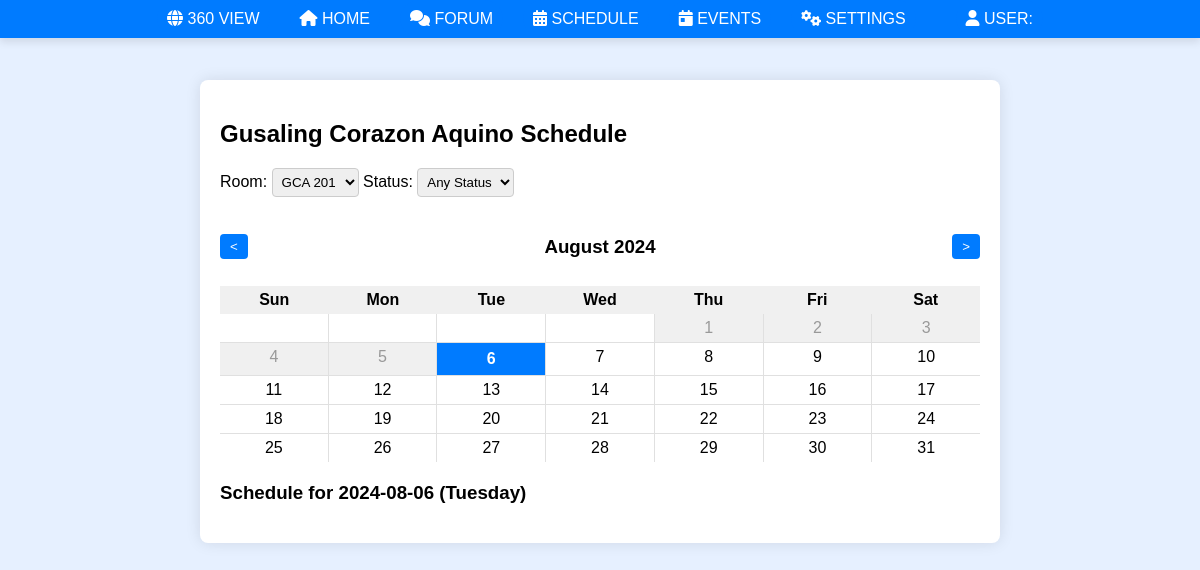
Before: /gcaschedule2.php with the older database file.
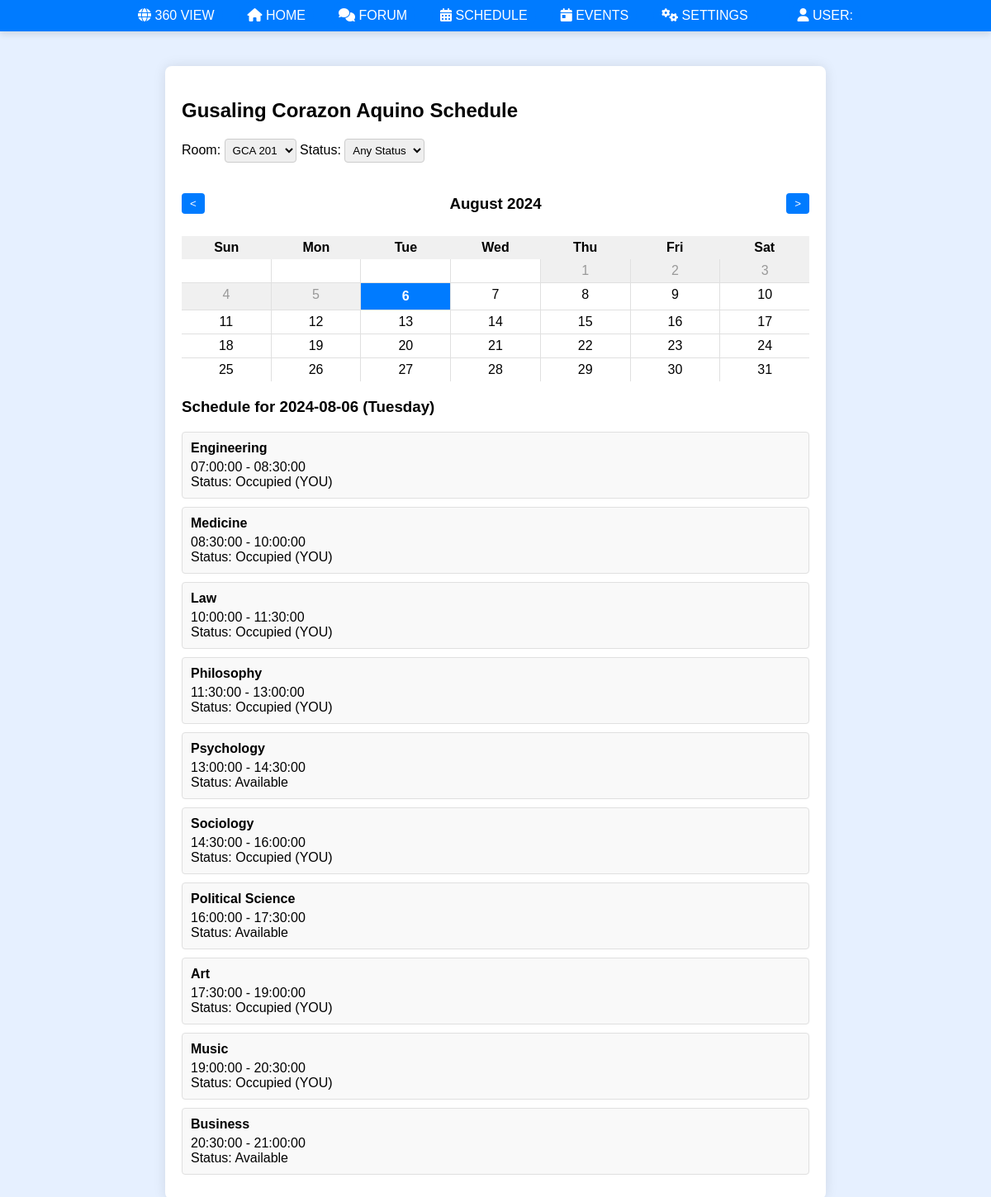
After: the same page with the newer database file.
### tables this page shows
CREATE TABLE `schedules` (
  `schedule_id` int(11) NOT NULL,
  `room_id` int(11) NOT NULL,
  `day_of_week` enum('Monday','Tuesday','Wednesday','Thursday','Friday','Saturday') NOT NULL,
  `start_time` time NOT NULL,
  `end_time` time NOT NULL,
  `status` enum('Available','Occupied','Pending') DEFAULT 'Available',
  `subject` varchar(50) DEFAULT NULL,
  `user_id` int(11) DEFAULT NULL
);

### public/gcaschedule2.php (the view, shortened to what this page needs)
<?php
require_once 'includes/dbh.inc.php';
$building_name = 'Gusaling Corazon Aquino';
$selected_room_id = null;
$selected_date = null;
$selected_status = null;
if (isset($_POST['room'])) {
    $selected_room_id = $_POST['room'];
    $_SESSION['selected_room_id'] = $selected_room_id;
} else if (isset($_SESSION['selected_room_id'])) {
    $selected_room_id = $_SESSION['selected_room_id'];
} else {
    $sql = "SELECT room_id FROM rooms WHERE building = :building LIMIT 1";
    $stmt = $pdo->prepare($sql);
    $stmt->execute([':building' => $building_name]);
    $room = $stmt->fetch(PDO::FETCH_ASSOC);
    $selected_room_id = $room['room_id'] ?? null;
}
if (isset($_POST['date'])) {
    $selected_date = $_POST['date'];
    $_SESSION['selected_date'] = $selected_date;
} else if (isset($_SESSION['selected_date'])) {
    $selected_date = $_SESSION['selected_date'];
} else {
    $selected_date = date('Y-m-d');
}
try {
    $stmt = $pdo->prepare("SELECT username, profile_image FROM users WHERE user_id = :user_id");
    $stmt->bindParam(':user_id', $userId, PDO::PARAM_INT);
    $stmt->execute();
    $user = $stmt->fetch(PDO::FETCH_ASSOC);
    if (!$user) {
        $user = NULL;
    } else if (empty($user['profile_image'])) {
        $user['profile_image'] = 'assets/front/pic.jpg';
    }
} catch (PDOException $e) {
    echo "Error fetching user details: " . $e->getMessage();
    exit;
}
?>
<!DOCTYPE html>
<html lang="en">
<head>
    <link rel="stylesheet" href="assets/dropdown.css">
    <link rel="stylesheet" href="assets/schedule.css">
    <link rel="stylesheet" href="https://cdnjs.cloudflare.com/ajax/libs/font-awesome/6.0.0-beta3/css/all.min.css">
</head>
<body>
<header>
<div class="top-ribbon">
        <div class="ribbon-button-container dropdown stay">
            <span class="ribbon-button ribbon-trigger dropView"><i class="fas fa-globe"></i> 360 VIEW</span>
        </div>
        <div class="ribbon-button-container stay">
            <a href="home.php" class="ribbon-button"><i class="fas fa-home"></i> HOME</a>
        </div>
        <div class="ribbon-button-container">
            <a href="forum.php" class="ribbon-button"><i class="fas fa-comments"></i> FORUM</a>
        </div>
        <div class="ribbon-button-container">
            <a href="schedule.php" class="ribbon-button"><i class="fas fa-calendar-alt"></i> SCHEDULE</a>
        </div>
        <div class="ribbon-button-container">
            <a href="events.php" class="ribbon-button"><i class="fas fa-calendar-day"></i> EVENTS</a>
        </div>
        <div class="ribbon-button-container">
            <a href="settings.php" class="ribbon-button"><i class="fas fa-cogs"></i> SETTINGS</a>
        </div>
        <div class="ribbon-button-container">
            <?php echo
            "<a href='user.php' class='ribbon-button'><i class='fas fa-user'></i> USER: {$user['username']}</a>"
            ?>
        </div>
    </div>
</header>
    <div class="building-schedule-container">
        <h2><?php echo htmlspecialchars($building_name); ?> Schedule</h2>
        <div class="filters">
            <form method="POST" id="filterForm">
                <label for="room">Room:</label>
                <select name="room" id="room" onchange="this.form.submit()">
                    <?php
                    $sql = "SELECT room_id, room_number FROM rooms WHERE building = :building";
                    $stmt = $pdo->prepare($sql);
                    $stmt->execute([':building' => $building_name]);
                    $rooms = $stmt->fetchAll(PDO::FETCH_ASSOC);
                    foreach ($rooms as $room) {
                        $selected = $selected_room_id == $room['room_id'] ? 'selected' : '';
                        echo "<option value=\"{$room['room_id']}\" $selected>{$room['room_number']}</option>";
                    }
                    ?>
                </select>
                <label for="stat">Status:</label>
                <select name="stat" id="stat" onchange="this.form.submit()">
                    <option value="" <?php echo $selected_status === null ? 'selected' : ''; ?>>Any Status</option>
                </select>
            </form>
        </div>
        <div class="calendar">
            <div class="calendar-header">
                <button id="prev-month">&lt;</button>
                <h3 id="current-month"></h3>
                <button id="next-month">&gt;</button>
            </div>
            <div class="calendar-body">
                <div class="calendar-weekdays">
                    <div>Sun</div><div>Mon</div><div>Tue</div><div>Wed</div><div>Thu</div><div>Fri</div><div>Sat</div>
                </div>
                <div class="calendar-dates" id="calendar-dates"></div>
            </div>
        </div>
        <div id="schedule-details">
            <h3>Schedule for <span id="selected-date-display"></span></h3>
            <div id="schedule-container">
            <?php
            if ($selected_room_id) {
                $room_id = $selected_room_id;
                $sql = "SELECT schedules.*, users.full_name FROM schedules LEFT JOIN users ON schedules.user_id = users.user_id WHERE schedules.room_id = :room_id AND schedules.day_of_week = :day_of_week";
                $params = [
                    ':room_id' => $room_id,
                    ':day_of_week' => date('l', strtotime($selected_date))
                ];
                $sql .= " ORDER BY schedules.start_time";
                $stmt = $pdo->prepare($sql);
                $stmt->execute($params);
                $schedules = $stmt->fetchAll(PDO::FETCH_ASSOC);
                foreach ($schedules as $schedule) {
                    echo "<div class='schedule-item {$schedule['status']}'>";
                    echo "<h4>{$schedule['subject']}</h4>";
                    echo "<p>{$schedule['start_time']} - {$schedule['end_time']}</p>";
                    echo "<p>Status: ";
                    if ($schedule['status'] == 'Available') {
                        echo "<span class=\"available\">{$schedule['status']}</span>";
                    } elseif ($schedule['status'] == 'Occupied' && $schedule['user_id'] == $_SESSION['user_id']) {
                        echo "<span class=\"occupied-own\">{$schedule['status']} (YOU)</span>";
                    } elseif ($schedule['status'] == 'Pending') {
                        echo "<span class=\"pending\">{$schedule['status']}</span>";
                    } else {
                        echo "<span class=\"occupied\">{$schedule['status']}</span>";
                    }
                    echo "</p>";
                    echo "</div>";
                }
            }
            ?>
</body>
</html>

### public/assets/dropdown.css (style rules this page uses)
.top-ribbon { background-color: #007bff; width: 100%; padding: 10px 0; display: flex; justify-content: center; box-shadow: 0 4px 8px rgba(0, 0, 0, 0.1); }
.ribbon-button-container { margin: 0 10px; display: block; }
.ribbon-button { padding: 10px 10px; background-color: #007bff; color: white; text-decoration: none; border-radius: 20px; font-size: 16px; transition: background-color 0.3s, color 0.3s; }
.dropdown { position: relative; padding-top: 0px; padding-bottom: 0px; }
.ribbon-trigger { cursor: pointer; display: none; }
.stay .ribbon-trigger { display: unset; }

### public/assets/schedule.css (style rules this page uses)
body { font-family: Arial, sans-serif; background-color: #e6f0ff; margin: 0; padding: 0; box-sizing: border-box; }
.top-ribbon { display: flex; justify-content: space-between; align-items: center; background-color: #007bff; color: #ffffff; padding: 0; margin: 0; width: 100%; position: fixed; top: 0; left: 0; right: 0; z-index: 1000; }
.building-schedule-container { background-color: #ffffff; padding: 20px; border-radius: 8px; box-shadow: 0 0 15px rgba(0, 0, 0, 0.1); width: 90%; max-width: 800px; margin: 80px auto 20px; box-sizing: border-box; }
.filters { display: flex; justify-content: space-between; margin-bottom: 20px; }
.filters select { padding: 5px; border-radius: 4px; border: 1px solid #ccc; }
.calendar { margin-bottom: 20px; position: relative; }
.calendar-header { display: flex; justify-content: space-between; align-items: center; margin-bottom: 10px; position: relative; z-index: 100; }
.calendar-header button { background-color: #007bff; color: white; border: none; padding: 5px 10px; border-radius: 4px; cursor: pointer; z-index: 10; }
.calendar-weekdays { display: grid; grid-template-columns: repeat(7, 1fr); text-align: center; font-weight: bold; background-color: #f0f0f0; padding: 5px 0; }
.calendar-dates { display: grid; grid-template-columns: repeat(7, 1fr); gap: 1px; background-color: #e0e0e0; }
#schedule-details { margin-top: 20px; }
.schedule-item { background-color: #f9f9f9; border: 1px solid #e0e0e0; border-radius: 4px; padding: 10px; margin-bottom: 10px; }
.schedule-item h4 { margin: 0 0 5px 0; }
.schedule-item p { margin: 0; }

### public/gcaschedule2.php (style rules this page uses)
.top-ribbon { background-color: #007bff; width: 100%; padding: 10px 0; display: flex; justify-content: center; box-shadow: 0 4px 8px rgba(0, 0, 0, 0.1); }
.ribbon-button-container { margin: 0 10px; display: block; }
.ribbon-button { padding: 10px 10px; background-color: #007bff; color: white; text-decoration: none; border-radius: 20px; font-size: 16px; transition: background-color 0.3s, color 0.3s; }
.dropdown { position: relative; padding-top: 0px; padding-bottom: 0px; }
.ribbon-trigger { cursor: pointer; display: none; }
.stay .ribbon-trigger { display: unset; }

Changed rows visible on the page:
added schedules: subject "Engineering", start_time "07:00:00", end_time "08:30:00", status "Occupied"
added schedules: subject "Medicine", start_time "08:30:00", end_time "10:00:00", status "Occupied"
added schedules: subject "Law", start_time "10:00:00", end_time "11:30:00", status "Occupied"
added schedules: subject "Philosophy", start_time "11:30:00", end_time "13:00:00", status "Occupied"
added schedules: subject "Psychology", start_time "13:00:00", end_time "14:30:00", status "Available"
added schedules: subject "Sociology", start_time "14:30:00", end_time "16:00:00", status "Occupied"
added schedules: subject "Political Science", start_time "16:00:00", end_time "17:30:00", status "Available"
added schedules: subject "Art", start_time "17:30:00", end_time "19:00:00", status "Occupied"
added schedules: subject "Music", start_time "19:00:00", end_time "20:30:00", status "Occupied"
added schedules: subject "Business", start_time "20:30:00", end_time "21:00:00", status "Available"
